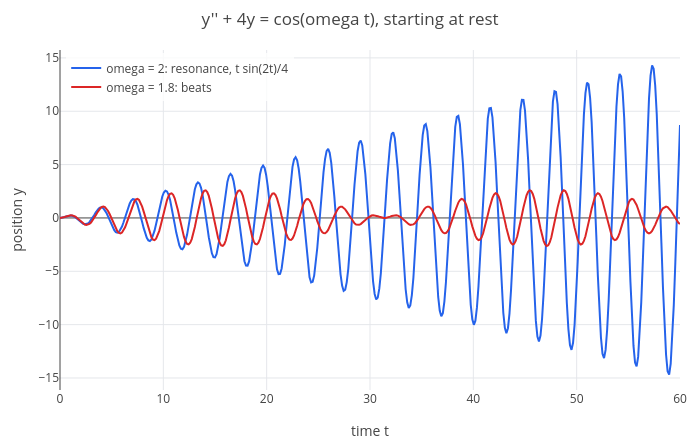

Notebook code for this chart:
### Markdown cell above
At $\omega = 2$ the answer $\tfrac t4\sin 2t$ grows without bound: **resonance**. At $\omega = 1.8$, close to 2, the
two cosines $\cos 1.8t$ and $\cos 2t$ drift in and out of step and produce **beats**: a fast oscillation inside a slow
envelope, since $\cos a - \cos b = 2\sin\frac{a + b}{2}\sin\frac{b - a}{2}$.

### Code cell
p = plot(t*sin(2*t)/4, 25*cos(9*t/5)/19 - 25*cos(2*t)/19, t, 0, 60);
p = legend(p, "omega = 2: resonance, t sin(2t)/4", "omega = 1.8: beats");
labels(title(p, "y'' + 4y = cos(omega t), starting at rest"), "time t", "position y")

### Figure 1 — Plotly figure (JSON) as saved in the notebook; plotly's stock layout.template omitted (floating-point values rounded to 4 significant figures; data arrays with more than 128 entries replaced by an {"elided": "..."} marker saying what was removed)
{"data": [{"line": {"color": "#2563eb", "width": 2}, "mode": "lines", "name": "omega = 2: resonance, t sin(2t)/4", "type": "scatter", "x": {"elided": "402 float values"}, "y": {"elided": "402 float values"}}, {"line": {"color": "#dc2626", "width": 2}, "mode": "lines", "name": "omega = 1.8: beats", "type": "scatter", "x": {"elided": "402 float values"}, "y": {"elided": "402 float values"}}], "layout": {"height": 440, "legend": {"bgcolor": "rgba(255,255,255,0.8)", "x": 0.01, "xanchor": "left", "y": 0.99, "yanchor": "top"}, "margin": {"b": 50, "l": 60, "r": 20, "t": 50}, "showlegend": true, "title": {"text": "y'' + 4y = cos(omega t), starting at rest"}, "width": 700, "xaxis": {"title": {"text": "time t"}, "zeroline": true}, "yaxis": {"range": [-16.13, 15.74], "title": {"text": "position y"}, "zeroline": true}}}
